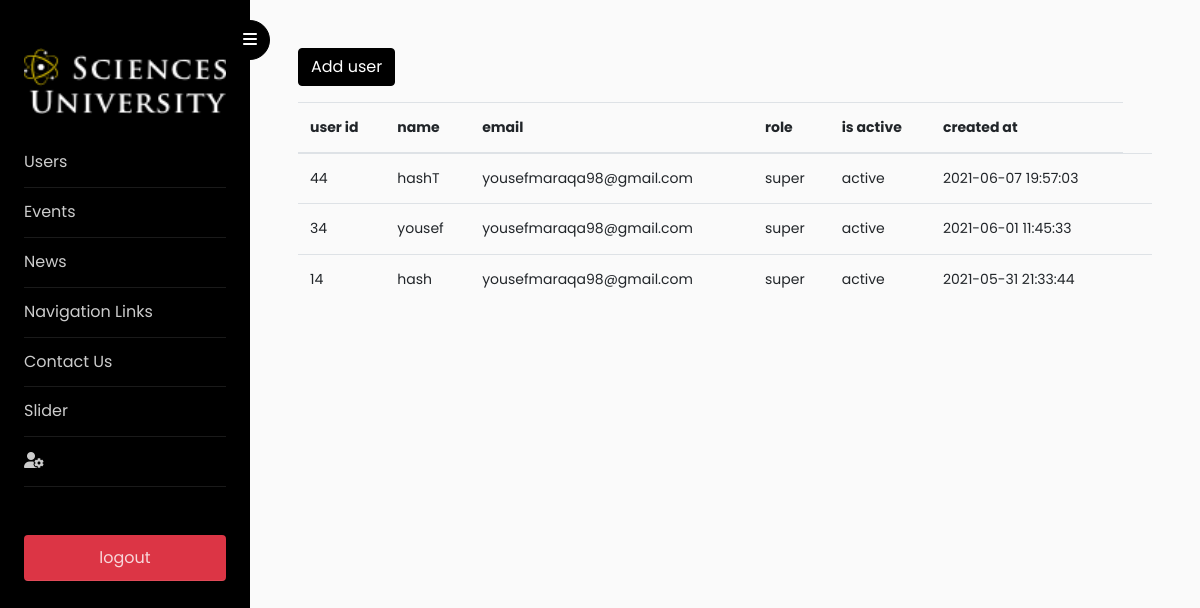
Page /html_pages/admin_pages/users.php (signed in) on the committed database.
### tables this page shows
CREATE TABLE `users` (
  `user_id` int(11) NOT NULL,
  `name` varchar(255) NOT NULL,
  `email` varchar(320) NOT NULL,
  `password` char(60) NOT NULL,
  `role` char(20) NOT NULL,
  `is_active` enum('active','notActive') NOT NULL,
  `created_at` timestamp NOT NULL DEFAULT CURRENT_TIMESTAMP,
  `updated_at` timestamp NOT NULL DEFAULT CURRENT_TIMESTAMP ON UPDATE CURRENT_TIMESTAMP
);

### config/Database.php (called while the page is built, shortened)
<?php
class Database{
    private $host ='localhost';
    private $user ='root';
    private $pass ='123123';
    private $dbname ='su';
    private $dbh;
    private $stmt;
    public function __construct(){
		$dsn = 'mysql:host='. $this->host . ';dbname='. $this->dbname.'';
		$options = array(
			PDO::ATTR_PERSISTENT => true,
			PDO::ATTR_ERRMODE	 => PDO::ERRMODE_EXCEPTION
		);
		try {
			$this->dbh = new PDO($dsn, $this->user, $this->pass, $options);
		} catch(PDOException $e){
			$this->error = $e->getMessage();
		}
	}
	public function query($query){
		$this->stmt = $this->dbh->prepare($query);
	}
	public function bind($param, $value, $type = null){
		if(is_null($type)){
			switch(true){
					default:
					$type = PDO::PARAM_STR;
			}
		}
		$this->stmt->bindValue($param,  $value, $type);
	}
	public function execute(){
		return $this->stmt->execute();
	}
	public function resultset(){
		$this->execute();
		return $this->stmt->fetchAll(PDO::FETCH_ASSOC);
	}
}
?>

### entity/Users.php (called while the page is built, shortened)
<?php
include_once(dirname(__FILE__).'/../config/Database.php');
 class Users  extends Database{
     public function fetchAllToDelete($user_id) {
        $this->query('SELECT user_id , name ,email , role ,is_active , created_at   FROM users
        WHERE user_id<>:userid
         ORDER BY created_at DESC');
         		$this->bind(':userid',$user_id);
         $this->execute();
         $row=$this->resultset();
         return $row;
     }
 }
?>

### html_pages/admin_pages/users.php (the view, shortened to what this page needs)
<!doctype html>
<?php
   require ('../../entity/Users.php');
   $users = new Users;
   $user_id=$_SESSION['userid'];
	$row=$users->fetchAllToDelete($user_id);
   ?>
<html lang="en">
<?php include('../../includes/admin_includes/head.php') ?>
<body>
	<div class="wrapper d-flex align-items-stretch">
		<?php include('../../includes/admin_includes/sidebar.php') ?>
		<div id="content" class="p-4 p-md-5 pt-5">
			<p>
				<a class="btn btn-primary" data-toggle="collapse" href="#collapseExample" role="button" aria-expanded="false" aria-controls="collapseExample">
					Add user
				</a>
			</p>
			<div class="table-responsive">
				<table class="table table-borderd">
					<thead>
						<tr>
							<th>user id</th>
							<th>name</th>
							<th>email</th>
 							<th>role</th>
							<th>is active</th>
							<th>created at</th>
						</tr>
					</thead>
					<?php foreach ($row as $element) : ?>
						<tr>
								<?php foreach ($element as $detail) : ?>
									<td><?php echo $detail ?>
									</td>
								<?php endforeach; ?>
							<td>
							</td>
						</tr>
					<?php endforeach; ?>
				</table>
			</div>
		</div>
	</div>
</body>
</html>

### rows in the picture
users: user_id "44", name "hashT", email "yousefmaraqa98@gmail.com", role "super", is_active "active", created_at "2021-06-07 19:57:03"
users: user_id "34", name "yousef", email "yousefmaraqa98@gmail.com", role "super", is_active "active", created_at "2021-06-01 11:45:33"
users: user_id "14", name "hash", email "yousefmaraqa98@gmail.com", role "super", is_active "active", created_at "2021-05-31 21:33:44"
